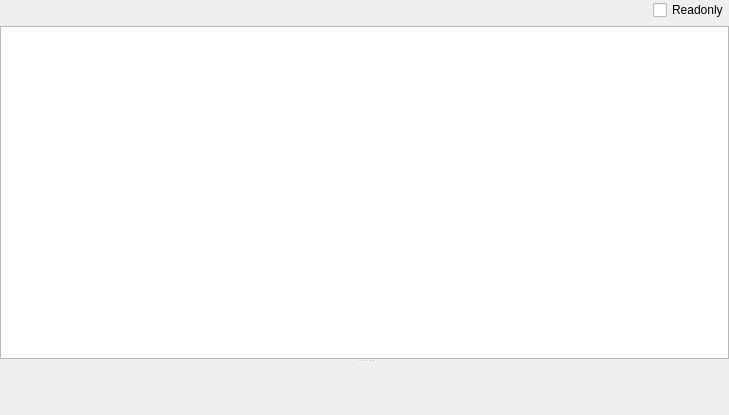
<?xml version="1.0" encoding="UTF-8"?>
<ui version="4.0">
 <class>PESectionHeaderWidget</class>
 <widget class="QWidget" name="PESectionHeaderWidget">
  <property name="windowModality">
   <enum>Qt::ApplicationModal</enum>
  </property>
  <property name="geometry">
   <rect>
    <x>0</x>
    <y>0</y>
    <width>729</width>
    <height>415</height>
   </rect>
  </property>
  <property name="windowTitle">
   <string notr="true">Form</string>
  </property>
  <layout class="QVBoxLayout" name="verticalLayout">
   <property name="leftMargin">
    <number>0</number>
   </property>
   <property name="topMargin">
    <number>0</number>
   </property>
   <property name="rightMargin">
    <number>0</number>
   </property>
   <property name="bottomMargin">
    <number>0</number>
   </property>
   <item>
    <layout class="QHBoxLayout" name="horizontalLayout">
     <property name="sizeConstraint">
      <enum>QLayout::SetDefaultConstraint</enum>
     </property>
     <item>
      <spacer name="horizontalSpacer">
       <property name="orientation">
        <enum>Qt::Horizontal</enum>
       </property>
       <property name="sizeHint" stdset="0">
        <size>
         <width>40</width>
         <height>20</height>
        </size>
       </property>
      </spacer>
     </item>
     <item>
      <widget class="QCheckBox" name="checkBoxReadonly">
       <property name="text">
        <string>Readonly</string>
       </property>
      </widget>
     </item>
    </layout>
   </item>
   <item>
    <widget class="QSplitter" name="splitter">
     <property name="orientation">
      <enum>Qt::Vertical</enum>
     </property>
     <widget class="QTableWidget" name="tableWidget">
      <property name="contextMenuPolicy">
       <enum>Qt::CustomContextMenu</enum>
      </property>
      <property name="editTriggers">
       <set>QAbstractItemView::NoEditTriggers</set>
      </property>
      <property name="selectionMode">
       <enum>QAbstractItemView::SingleSelection</enum>
      </property>
      <property name="selectionBehavior">
       <enum>QAbstractItemView::SelectRows</enum>
      </property>
      <attribute name="horizontalHeaderVisible">
       <bool>false</bool>
      </attribute>
      <attribute name="verticalHeaderVisible">
       <bool>false</bool>
      </attribute>
      <attribute name="verticalHeaderDefaultSectionSize">
       <number>21</number>
      </attribute>
     </widget>
     <widget class="ToolsWidget" name="widgetHex" native="true">
      <property name="maximumSize">
       <size>
        <width>16777215</width>
        <height>200</height>
       </size>
      </property>
     </widget>
    </widget>
   </item>
  </layout>
 </widget>
 <customwidgets>
  <customwidget>
   <class>ToolsWidget</class>
   <extends>QWidget</extends>
   <header>toolswidget.h</header>
   <container>1</container>
  </customwidget>
 </customwidgets>
 <resources/>
 <connections/>
</ui>
